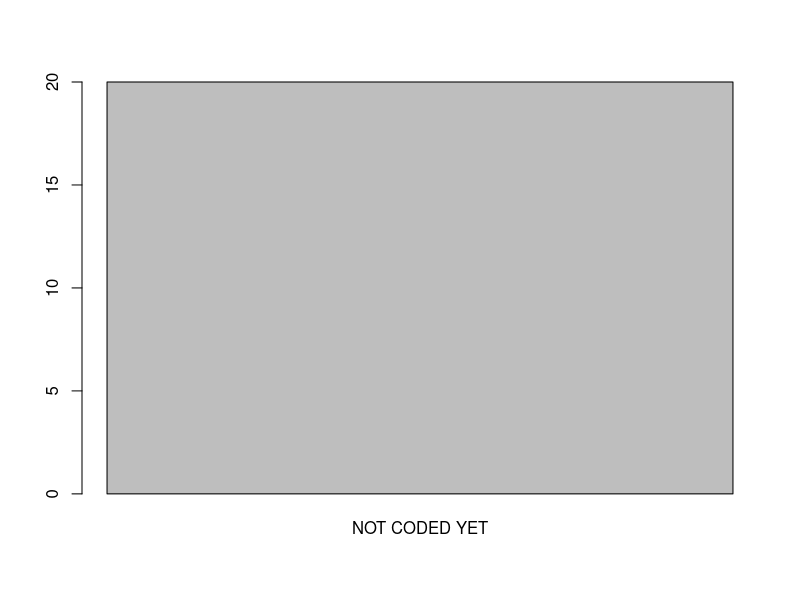
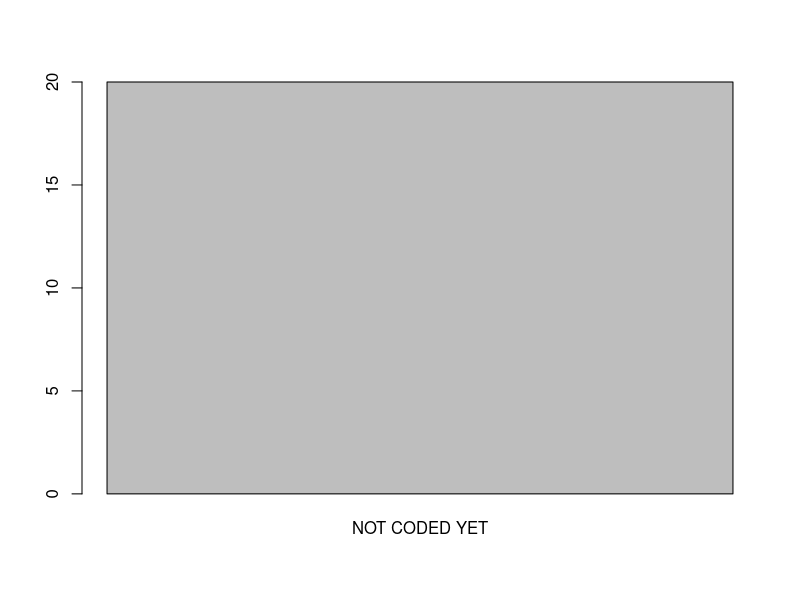

Recreate these plots in R, in order.
try(setwd("~/Documents/Conferences/EmberWorkshop/Live/Github/analysis//"))


d = read.csv("../data/polygamousMarriage.csv",stringsAsFactors = F)

tab = table(d$polygamousMarriage)

barplot(tab)

pdf("../results/polygamousMarriage.pdf")
barplot(tab)
dev.off()
